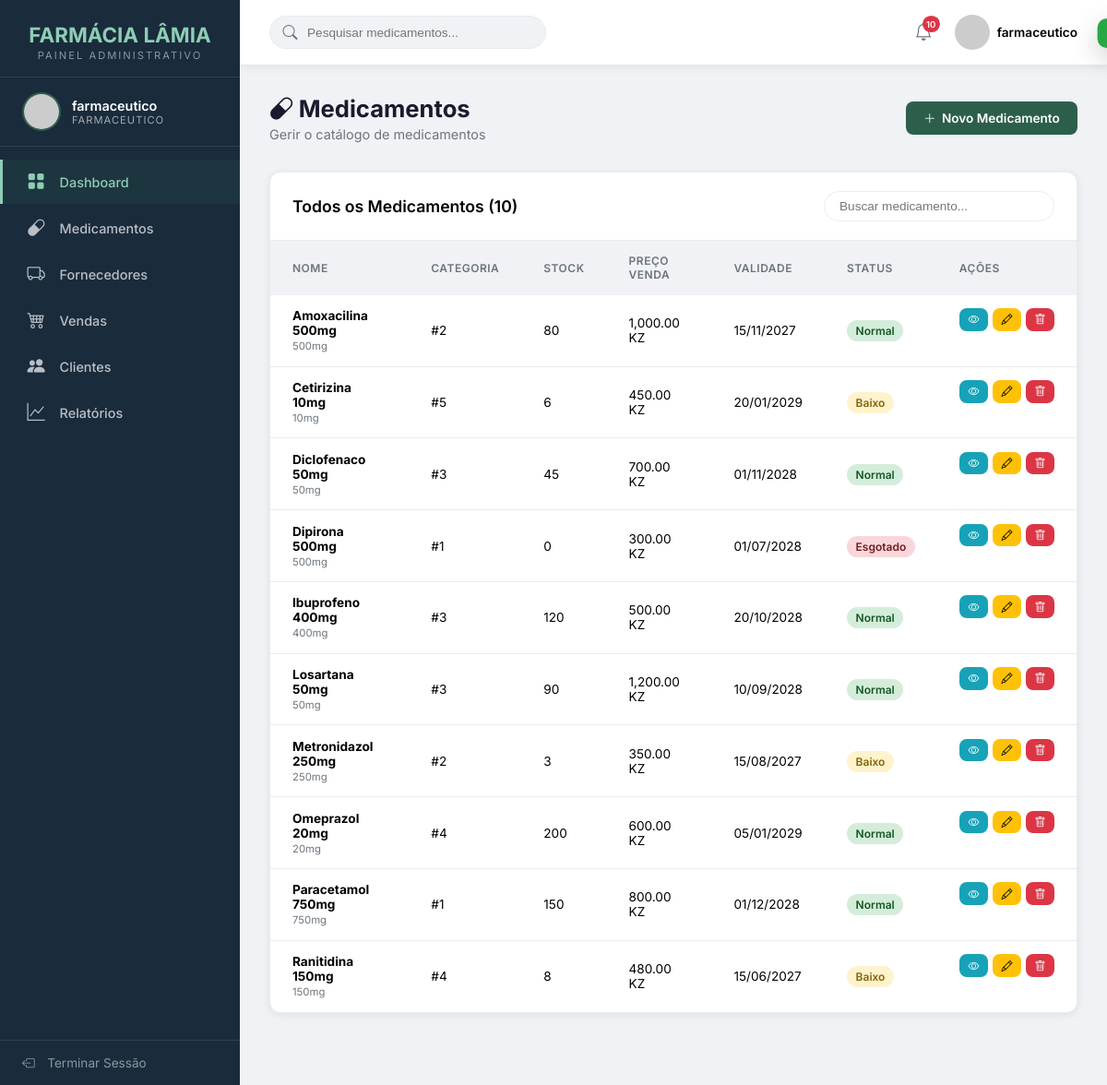
Page /VIEWS/Farmaceutico/medicamentos.php (signed in) on the committed database.
### tables this page shows
CREATE TABLE `medicamento` (
  `idMedicamento` int NOT NULL AUTO_INCREMENT,
  `nome` varchar(120) NOT NULL,
  `descricao` text,
  `principioAtivo` varchar(100) DEFAULT NULL,
  `dosagem` varchar(50) DEFAULT NULL,
  `precoCompra` decimal(10,2) NOT NULL,
  `precoVenda` decimal(10,2) NOT NULL,
  `quantidadeEstoque` int NOT NULL DEFAULT '0',
  `estoqueMinimo` int NOT NULL DEFAULT '10',
  `dataFabricacao` date DEFAULT NULL,
  `dataValidade` date NOT NULL,
  `necessitaReceita` tinyint(1) DEFAULT '0',
  `idCategoria` int NOT NULL,
  `idFornecedor` int NOT NULL,
  PRIMARY KEY (`idMedicamento`),
  KEY `fk_categoria` (`idCategoria`),
  KEY `fk_fornecedor` (`idFornecedor`),
  KEY `idx_medicamento_nome` (`nome`),
  KEY `idx_medicamento_validade` (`dataValidade`),
  CONSTRAINT `fk_categoria` FOREIGN KEY (`idCategoria`) REFERENCES `categoria` (`idCategoria`) ON DELETE CASCADE ON UPDATE CASCADE,
  CONSTRAINT `fk_fornecedor` FOREIGN KEY (`idFornecedor`) REFERENCES `fornecedor` (`idFornecedor`) ON DELETE CASCADE ON UPDATE CASCADE
);

### MODEL/DAO/conexao.php (called while the page is built, shortened)
<?php
class Conn
{
    private static $instance = null;
    private $conn;
    private $host = "localhost";
    private $dbname = "sgf";
    private $username = "root";
    private $password = "1234";
    private function __construct()
    {
        try {
            $dsn = "mysql:host={$this->host};dbname={$this->dbname};charset=utf8mb4";
            $options = [
                PDO::ATTR_ERRMODE => PDO::ERRMODE_EXCEPTION,
                PDO::ATTR_DEFAULT_FETCH_MODE => PDO::FETCH_ASSOC,
                PDO::ATTR_EMULATE_PREPARES => false,
                PDO::MYSQL_ATTR_FOUND_ROWS => true,
            ];
            $this->conn = new PDO($dsn, $this->username, $this->password, $options);
        } catch (PDOException $e) {
            throw new Exception("Não foi possível ligar a base de dados: " . $e->getMessage());
        }
    }
    public static function getInstance()
    {
        if (self::$instance === null) {
            self::$instance = new self();
        }
        return self::$instance;
    }
    public function buscarTodos($sql, $params = [])
    {
        try {
            $stmt = $this->conn->prepare($sql);
            $stmt->execute($params);
            return $stmt->fetchAll();
        } catch (PDOException $e) {
            error_log("Erro SQL: " . $e->getMessage());
            throw $e;
        }
    }
}

### CONTROLLER/MedicamentoController.php (called while the page is built, shortened)
<?php
require_once __DIR__ . '/../MODEL/DAO/MedicamentoDAO.php';
require_once __DIR__ . '/../MODEL/DTO/MedicamentoDTO.php';
class MedicamentoController
{
    private $medicamentoDAO;
    public function __construct()
    {
        $this->medicamentoDAO = new MedicamentoDAO();
    }
    public function listar()
    {
        try {
            $medicamentos = $this->medicamentoDAO->listarTodos();
            return ['success' => true, 'data' => $medicamentos];
        } catch (Exception $e) {
            return ['success' => false, 'message' => 'Erro ao listar medicamentos.'];
        }
    }
}

### MODEL/DAO/MedicamentoDAO.php (called while the page is built, shortened)
<?php
require_once __DIR__ . '/conexao.php';
require_once __DIR__ . '/../DTO/MedicamentoDTO.php';
class MedicamentoDAO
{
    private $bd;
    public function __construct()
    {
        $this->bd = Conn::getInstance();
    }
    public function listarTodos()
    {
        try {
            $sql = "SELECT m.*, c.nomeCategoria, f.empresa as nomeEmpresaFornecedor
                    FROM medicamento m
                    LEFT JOIN categoria c ON m.idCategoria = c.idCategoria
                    LEFT JOIN fornecedor f ON m.idFornecedor = f.idFornecedor
                    ORDER BY m.nome ASC";
            $resultados = $this->bd->buscarTodos($sql);
            $medicamentos = [];
            foreach ($resultados as $linha) {
                $medicamentos[] = $this->construirDTO($linha);
            }
            return $medicamentos;
        } catch (Exception $e) {
            error_log("MedicamentoDAO - Erro em listarTodos(): " . $e->getMessage());
            return [];
        }
    }
    private function construirDTO($dados)
    {
        $medicamento = new MedicamentoDTO();
        $medicamento->setIdMedicamento($dados['idMedicamento']);
        $medicamento->setNome($dados['nome']);
        $medicamento->setDescricao($dados['descricao']);
        $medicamento->setPrincipioAtivo($dados['principioAtivo']);
        $medicamento->setDosagem($dados['dosagem']);
        $medicamento->setPrecoCompra($dados['precoCompra']);
        $medicamento->setPrecoVenda($dados['precoVenda']);
        $medicamento->setQuantidadeEstoque($dados['quantidadeEstoque']);
        $medicamento->setEstoqueMinimo($dados['estoqueMinimo']);
        $medicamento->setDataFabricacao($dados['dataFabricacao']);
        $medicamento->setDataValidade($dados['dataValidade']);
        $medicamento->setNecessitaReceita($dados['necessitaReceita']);
        $medicamento->setIdCategoria($dados['idCategoria']);
        $medicamento->setIdFornecedor($dados['idFornecedor']);
        return $medicamento;
    }
}

### MODEL/DTO/MedicamentoDTO.php (called while the page is built, shortened)
<?php
class MedicamentoDTO implements JsonSerializable
{
private $idMedicamento;
private $nome;
private $dosagem;
private $precoVenda;
private $quantidadeEstoque;
private $estoqueMinimo;
private $dataValidade;
private $idCategoria;
    public function getIdMedicamento()
    {
        return $this->idMedicamento;
    }
    public function setIdMedicamento($idMedicamento)
    {
        $this->idMedicamento = $idMedicamento;
    }
    public function getNome()
    {
        return $this->nome;
    }
    public function setNome($nome)
    {
        $this->nome = $nome;
    }
    public function getDosagem()
    {
        return $this->dosagem;
    }
    public function setDosagem($dosagem)
    {
        $this->dosagem = $dosagem;
    }
    public function getPrecoVenda()
    {
        return $this->precoVenda;
    }
    public function setPrecoVenda($precoVenda)
    {
        $this->precoVenda = $precoVenda;
    }
    public function getQuantidadeEstoque()
    {
        return $this->quantidadeEstoque;
    }
    public function setQuantidadeEstoque($quantidadeEstoque)
    {
        $this->quantidadeEstoque = $quantidadeEstoque;
    }
    public function getEstoqueMinimo()
    {
        return $this->estoqueMinimo;
    }
    public function setEstoqueMinimo($estoqueMinimo)
    {
        $this->estoqueMinimo = $estoqueMinimo;
    }
    public function getDataValidade()
    {
        return $this->dataValidade;
    }
    public function setDataValidade($dataValidade)
    {
        $this->dataValidade = $dataValidade;
    }
    public function getIdCategoria()
    {
        return $this->idCategoria;
    }
    public function setIdCategoria($idCategoria)
    {
        $this->idCategoria = $idCategoria;
    }
}
?>

### VIEWS/Farmaceutico/medicamentos.php (the view, shortened to what this page needs)
<?php
$usuario = $_SESSION['usuario']; $nivel = $usuario['nivel'];
$paginaAtual = basename($_SERVER['PHP_SELF']); $titulo = 'Medicamentos';
require_once '../../CONTROLLER/MedicamentoController.php';
$controller = new MedicamentoController();
$lista = $controller->listar()['data'] ?? [];
?>
<!DOCTYPE html>
<html lang="pt">
<head>
    <link rel="stylesheet" href="https://cdn.jsdelivr.net/npm/bootstrap-icons@1.11.3/font/bootstrap-icons.css">
</head>
<body>
    <div class="toast" id="toast"></div>
    <aside class="sidebar" id="sidebar">
        <div class="sidebar-logo"><h2>FARMÁCIA LÂMIA</h2><span>Painel Administrativo</span></div>
        <div class="sidebar-user">
            <img src="https://ui-avatars.com/api/?name=<?php echo urlencode($usuario['username']); ?>&background=2c5f4b&color=fff" alt="Avatar">
            <div class="sidebar-user-info"><div class="nome"><?php echo htmlspecialchars($usuario['username']); ?></div><div class="nivel"><?php echo htmlspecialchars($nivel); ?></div></div>
        </div>
        <nav class="sidebar-nav"><ul>
            <li><a href="index.php" class="active"><i class="bi bi-grid-fill"></i> Dashboard</a></li>
            <li><a href="medicamentos.php"><i class="bi bi-capsule"></i> Medicamentos</a></li>
            <li><a href="fornecedores.php"><i class="bi bi-truck"></i> Fornecedores</a></li>
            <li><a href="vendas.php"><i class="bi bi-cart4"></i> Vendas</a></li>
            <li><a href="clientes.php"><i class="bi bi-people-fill"></i> Clientes</a></li>
            <li><a href="relatorios.php"><i class="bi bi-graph-up"></i> Relatórios</a></li>
        </ul></nav>
        <div class="sidebar-footer"><a href="#" onclick="abrirModalLogout()"><i class="bi bi-box-arrow-left"></i> Terminar Sessão</a></div>
    </aside>
    <div class="main-content">
        <header class="topbar">
            <div class="topbar-left">
                <div class="topbar-search"><i class="bi bi-search"></i><input type="text" placeholder="Pesquisar medicamentos..." id="buscaTopo"></div>
            </div>
            <div class="topbar-right">
                <div class="topbar-notification"><i class="bi bi-bell"></i><span class="badge"><?php echo count($lista); ?></span></div>
                <div class="topbar-user"><img src="https://ui-avatars.com/api/?name=<?php echo urlencode($usuario['username']); ?>&background=2c5f4b&color=fff" alt="Avatar"><span><?php echo htmlspecialchars($usuario['username']); ?></span></div>
            </div>
        </header>
        <div class="page-content">
            <div class="page-header">
                <div><h1><i class="bi bi-capsule"></i> <?php echo $titulo; ?></h1><p>Gerir o catálogo de medicamentos</p></div>
                <button class="btn btn-primary" onclick="abrirModalCadastro()"><i class="bi bi-plus-lg"></i> Novo Medicamento</button>
            </div>
            <div class="table-container">
                <div class="table-header">
                    <h3>Todos os Medicamentos (<?php echo count($lista); ?>)</h3>
                    <div class="search-box"><input type="text" placeholder="Buscar medicamento..." id="busca" style="padding:0.5rem 1rem;border:1px solid var(--border);border-radius:20px;font-size:0.85rem;width:250px;outline:none;"></div>
                </div>
                <table><thead><tr><th>Nome</th><th>Categoria</th><th>Stock</th><th>Preço Venda</th><th>Validade</th><th>Status</th><th>Ações</th></tr></thead>
                    <tbody id="tabelaBody"><?php foreach($lista as $m): $s=$m->getQuantidadeEstoque();$cls=$s==0?'badge-danger':($s<$m->getEstoqueMinimo()?'badge-warning':'badge-success');$txt=$s==0?'Esgotado':($s<$m->getEstoqueMinimo()?'Baixo':'Normal'); ?>
                        <tr data-id="<?php echo $m->getIdMedicamento(); ?>">
                            <td><strong><?php echo htmlspecialchars($m->getNome()); ?></strong><br><small style="color:var(--text-muted)"><?php echo htmlspecialchars($m->getDosagem()); ?></small></td>
                            <td>#<?php echo $m->getIdCategoria(); ?></td>
                            <td><?php echo $s; ?></td>
                            <td><?php echo number_format($m->getPrecoVenda(),2); ?> KZ</td>
                            <td><?php echo date('d/m/Y',strtotime($m->getDataValidade())); ?></td>
                            <td><span class="badge <?php echo $cls; ?>"><?php echo $txt; ?></span></td>
                            <td class="acoes">
                                <button class="btn btn-info btn-xs" onclick="visualizarMedicamento(<?php echo $m->getIdMedicamento(); ?>)"><i class="bi bi-eye"></i></button>
                                <button class="btn btn-warning btn-xs" onclick="abrirModalEdicao(<?php echo $m->getIdMedicamento(); ?>)"><i class="bi bi-pencil"></i></button>
                                <button class="btn btn-danger btn-xs" onclick="abrirModalExclusao(<?php echo $m->getIdMedicamento(); ?>,'<?php echo htmlspecialchars(addslashes($m->getNome())); ?>')"><i class="bi bi-trash"></i></button>
                            </td>
                        </tr>
                    <?php endforeach; ?>
                    <?php if (count($lista) == 0): ?>
                        <tr><td colspan="7" style="text-align:center;padding:2rem;color:var(--text-muted);"><i class="bi bi-inbox" style="font-size:2rem;display:block;margin-bottom:0.5rem;"></i>Nenhum medicamento cadastrado.</td></tr>
                    <?php endif; ?></tbody></table>
            </div>
        </div>
    </div>
</body>
</html>

### rows in the picture
medicamento: nome "Amoxacilina 500mg", dosagem "500mg", idCategoria "2", quantidadeEstoque "80", precoVenda "1,000.00", dataValidade "15/11/2027", txt "Normal"
medicamento: nome "Cetirizina 10mg", dosagem "10mg", idCategoria "5", quantidadeEstoque "6", precoVenda "450.00", dataValidade "20/01/2029", txt "Baixo"
medicamento: nome "Diclofenaco 50mg", dosagem "50mg", idCategoria "3", quantidadeEstoque "45", precoVenda "700.00", dataValidade "01/11/2028", txt "Normal"
medicamento: nome "Dipirona 500mg", dosagem "500mg", idCategoria "1", quantidadeEstoque "0", precoVenda "300.00", dataValidade "01/07/2028", quantidadeEstoque "Esgotado"
medicamento: nome "Ibuprofeno 400mg", dosagem "400mg", idCategoria "3", quantidadeEstoque "120", precoVenda "500.00", dataValidade "20/10/2028", txt "Normal"
medicamento: nome "Losartana 50mg", dosagem "50mg", idCategoria "3", quantidadeEstoque "90", precoVenda "1,200.00", dataValidade "10/09/2028", txt "Normal"
medicamento: nome "Metronidazol 250mg", dosagem "250mg", idCategoria "2", quantidadeEstoque "3", precoVenda "350.00", dataValidade "15/08/2027", txt "Baixo"
medicamento: nome "Omeprazol 20mg", dosagem "20mg", idCategoria "4", quantidadeEstoque "200", precoVenda "600.00", dataValidade "05/01/2029", txt "Normal"
medicamento: nome "Paracetamol 750mg", dosagem "750mg", idCategoria "1", quantidadeEstoque "150", precoVenda "800.00", dataValidade "01/12/2028", txt "Normal"
medicamento: nome "Ranitidina 150mg", dosagem "150mg", idCategoria "4", quantidadeEstoque "8", precoVenda "480.00", dataValidade "15/06/2027", txt "Baixo"

### other values in the picture
$usuario['username'] "farmaceutico"
$nivel "FARMACEUTICO"
count($lista) "10"
$titulo "Medicamentos"
